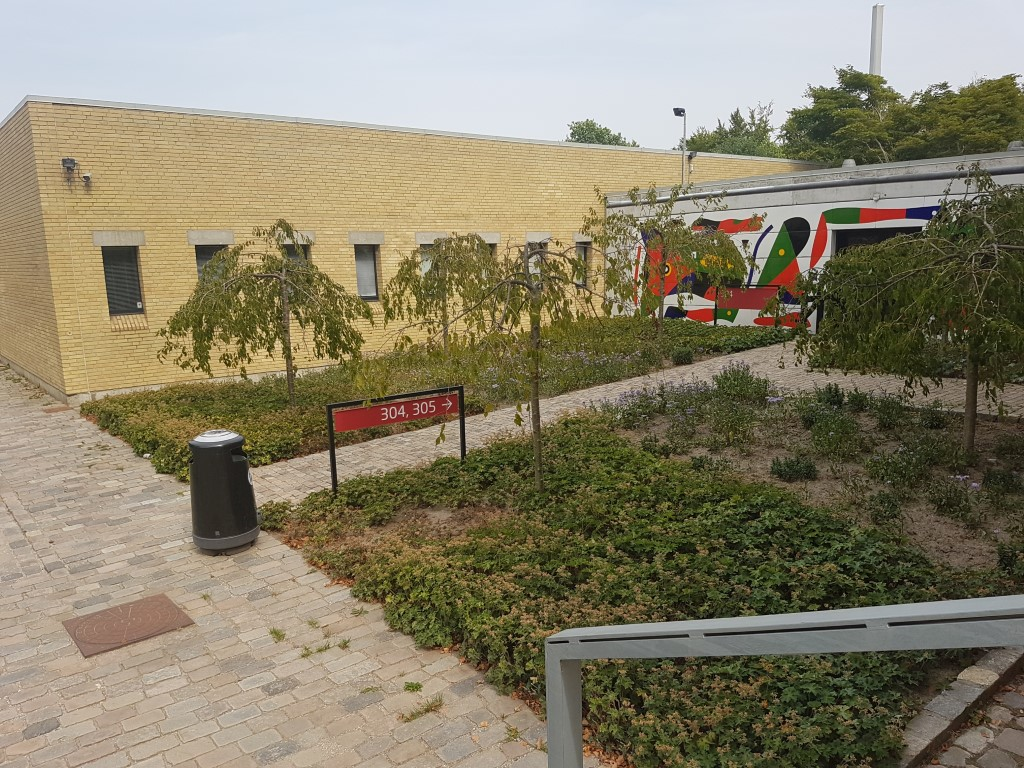
#> input picture data/DTUSigns001.jpg, 1024 x 768 px, found by its file name
$ jupyter execute w1.ipynb   (shell and % lines are left out)
#> lines starting #> are read from the running program, lines starting #| are printed output that depends on the picture
[cell 1]
import numpy as np
import matplotlib.pyplot as plt
import cv2
import itertools as it

[cell 2]
# 1.10
im = cv2.imread('data/DTUsigns001.jpg')
#> im is the input picture: shape (768, 1024, 3); mean B, G, R 105.9, 129, 136.6
plt.imshow(im[:,:,::-1])

[cell 3]
# 1.11
def box3d(n=16):
#> called with n = 16
    points = []
    N = tuple(np.linspace(-1, 1, n))
    for i, j in [(-1, -1), (-1, 1), (1, 1), (0, 0)]:
        points.extend(set(it.permutations([(i, )*n, (j, )*n, N])))
    return np.hstack(points)/2

[cell 4]
# 1.12
def Pi(p:np.ndarray) -> np.ndarray:
    """convert from homogeneous coordinates to inhomogeneous coordinates
    subtract one coordinate"""
    return p[:-1]/p[-1]

def PiInv(p:np.ndarray) -> np.ndarray:
    """convert from inhomogeneous coordinates to homogeneous coordinates
    add one coordinate with value"""
    return np.vstack((p, np.ones(p.shape[1])))

[cell 5]
# 1.13
def projectpoints(K, R, t, Q):
    """project 3D points to 2D"""
    Rt = np.concatenate((R, t), axis=1)
    return Pi(K @ Rt @ PiInv(Q))

[cell 6]
Q = box3d()
K = R = np.eye(3)
t = np.array([[0, 0, 4]]).T
q = projectpoints(K, R, t, Q)
fig = plt.figure(dpi=200)
ax = fig.add_subplot(projection='3d')
ax.scatter(q[0,:], q[1,:]);
ax.scatter(box3d()[0], box3d()[1],box3d()[2]);
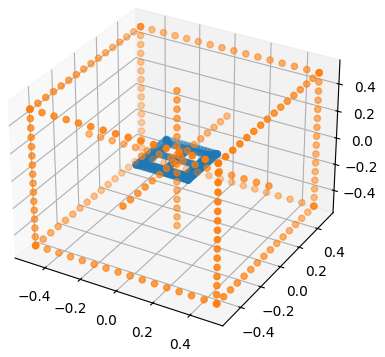
#> figure drawn by matplotlib, 1 panel

[cell 7]
# 1.14
Q = box3d()
K = np.eye(3)
theta = np.pi/6 # 30 degrees
R = np.array([[np.cos(theta), 0, np.sin(theta)],
              [0, 1, 0],
              [-np.sin(theta), 0, np.cos(theta)]])
t = np.array([[0, 0, 4]]).T
q = projectpoints(K, R, t, Q)
fig = plt.figure(dpi=200)
ax = fig.add_subplot(projection='3d')
ax.scatter(q[0,:], q[1,:]);
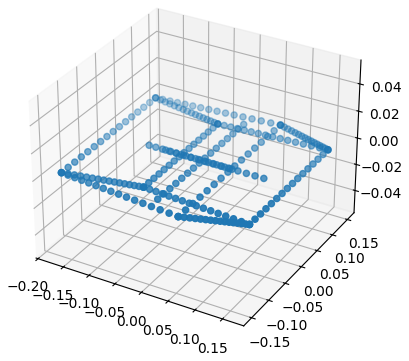
#> figure drawn by matplotlib, 1 panel

Det giver nok mere mening at vise som et projiceret 2D billede

[cell 8]
# 1.15
Q = box3d()
K = np.eye(3)
theta = np.pi/3
R = np.array([[np.cos(theta), 0, np.sin(theta)],
              [0, 1, 0],
              [-np.sin(theta), 0, np.cos(theta)]])
t = np.array([[1, 7, 5]]).T
q = projectpoints(K, R, t, Q)
fig = plt.figure(dpi=200)
# ax = fig.add_subplot(projection='3d')
ax = fig.add_subplot()
ax.scatter(q[0,:], q[1,:]);
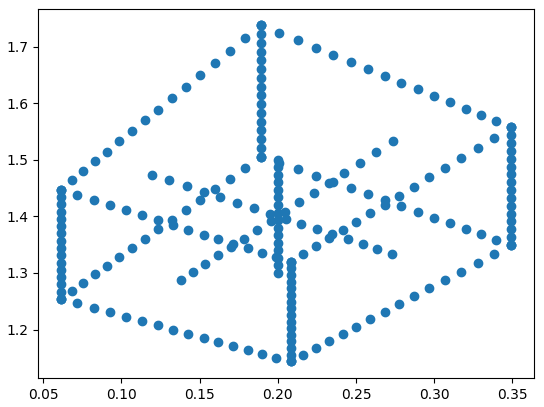
#> figure drawn by matplotlib, 1 panel
